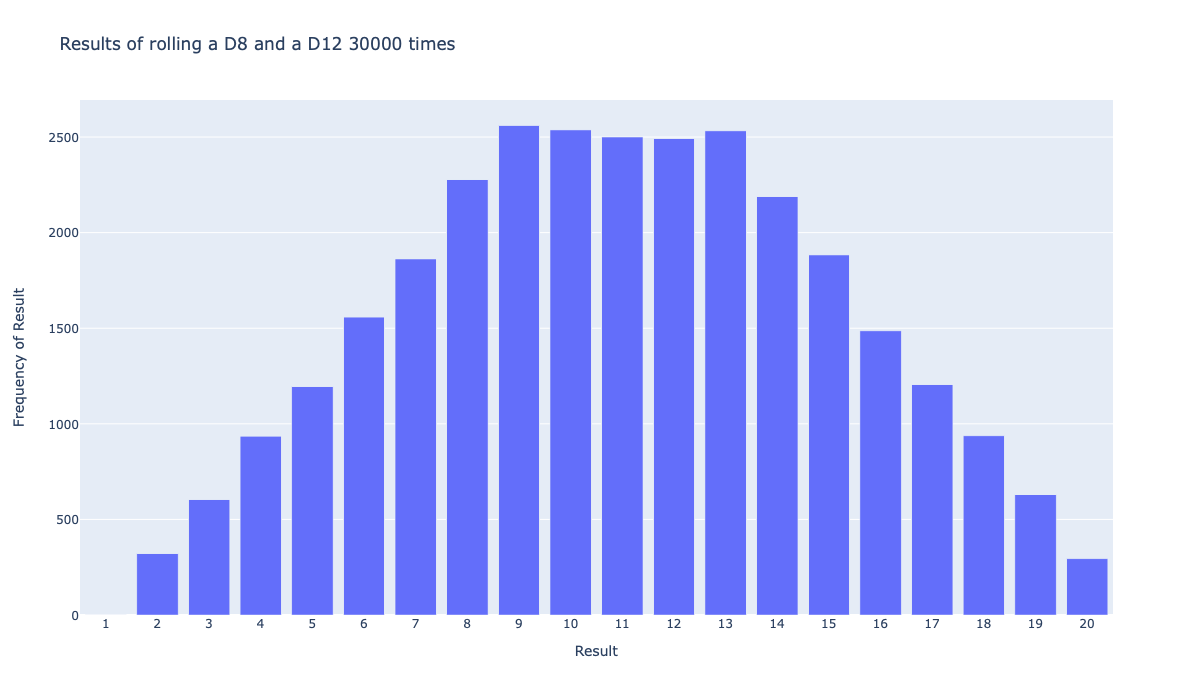

Source code (Python):
from plotly.graph_objs import Bar, Layout
from plotly import offline

import rolling_die

#Create a D6 and a D12.
die_1 = rolling_die.Die()
die_2 = rolling_die.Die(12)

#Making rolls, and storing results in a list.
results = []
for roll_num in range(30000):
	result = die_1.roll() + die_2.roll()
	results.append(result)

# Analyzing the results.
frequencies = []
max_result = die_1.num_sides + die_2.num_sides
for value in range(1, max_result+1):
	frequency = results.count(value)
	frequencies.append(frequency)

# Visualizing the results
x_values = list(range(1, max_result+1))
data = [Bar(x=x_values, y=frequencies)]

x_axis_config = {'title': 'Result', 'dtick': 1}
y_axis_config = {'title': 'Frequency of Result'}
my_layout = Layout(title='Results of rolling a D8 and a D12 30000 times', xaxis=x_axis_config, yaxis=y_axis_config)
offline.plot({'data': data, 'layout': my_layout}, filename='d8_d12.html')
